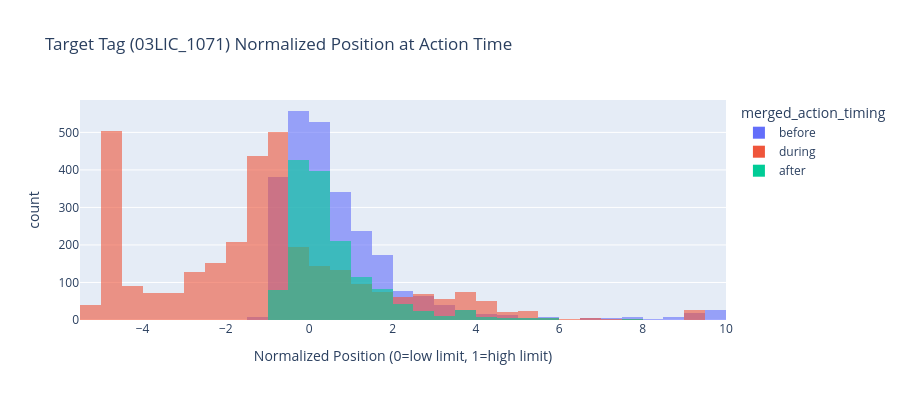

Notebook source saved alongside this figure:
### Code cell
# Validate target tag norm_pos - should be low (near bottom of operating range) during alarm situations
fig = px.histogram(
    merged.dropna(subset=['merged_ctx_03LIC_1071_norm_pos']),
    x='merged_ctx_03LIC_1071_norm_pos',
    color='merged_action_timing',
    nbins=50, barmode='overlay', opacity=0.6,
    title='Target Tag (03LIC_1071) Normalized Position at Action Time',
    labels={'merged_ctx_03LIC_1071_norm_pos': 'Normalized Position (0=low limit, 1=high limit)'}
)
fig.update_layout(height=400)
fig.show()

# Check: what % of actions are taken when target is in lower half of range?
below_mid = (merged['merged_ctx_03LIC_1071_norm_pos'] < 0.5).sum()
total_valid = merged['merged_ctx_03LIC_1071_norm_pos'].notna().sum()
print(f"\nActions when target in lower half of range: {below_mid}/{total_valid} ({100*below_mid/total_valid:.1f}%)")
print(f"Actions when target in upper half of range: {total_valid-below_mid}/{total_valid} ({100*(total_valid-below_mid)/total_valid:.1f}%)")

### Figure 1 — Plotly figure (JSON) as saved in the notebook; plotly's stock layout.template omitted (floating-point values rounded to 4 significant figures; data arrays with more than 128 entries replaced by an {"elided": "..."} marker saying what was removed)
{"data": [{"bingroup": "x", "hovertemplate": "merged_action_timing=before<br>Normalized Position (0=low limit, 1=high limit)=%{x}<br>count=%{y}<extra></extra>", "legendgroup": "before", "marker": {"color": "#636efa", "opacity": 0.6, "pattern": {"shape": ""}}, "name": "before", "nbinsx": 50, "orientation": "v", "showlegend": true, "type": "histogram", "x": {"elided": "2547 float values"}, "xaxis": "x", "yaxis": "y"}, {"bingroup": "x", "hovertemplate": "merged_action_timing=during<br>Normalized Position (0=low limit, 1=high limit)=%{x}<br>count=%{y}<extra></extra>", "legendgroup": "during", "marker": {"color": "#EF553B", "opacity": 0.6, "pattern": {"shape": ""}}, "name": "during", "nbinsx": 50, "orientation": "v", "showlegend": true, "type": "histogram", "x": {"elided": "3249 float values"}, "xaxis": "x", "yaxis": "y"}, {"bingroup": "x", "hovertemplate": "merged_action_timing=after<br>Normalized Position (0=low limit, 1=high limit)=%{x}<br>count=%{y}<extra></extra>", "legendgroup": "after", "marker": {"color": "#00cc96", "opacity": 0.6, "pattern": {"shape": ""}}, "name": "after", "nbinsx": 50, "orientation": "v", "showlegend": true, "type": "histogram", "x": {"elided": "1448 float values"}, "xaxis": "x", "yaxis": "y"}], "layout": {"barmode": "overlay", "height": 400, "legend": {"title": {"text": "merged_action_timing"}, "tracegroupgap": 0}, "title": {"text": "Target Tag (03LIC_1071) Normalized Position at Action Time"}, "xaxis": {"anchor": "y", "domain": [0, 1], "title": {"text": "Normalized Position (0=low limit, 1=high limit)"}}, "yaxis": {"anchor": "x", "domain": [0, 1], "title": {"text": "count"}}}}
